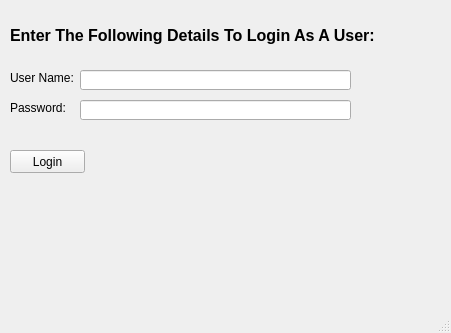
<?xml version="1.0" encoding="UTF-8"?>
<ui version="4.0">
 <class>UserScreen</class>
 <widget class="QMainWindow" name="UserScreen">
  <property name="geometry">
   <rect>
    <x>0</x>
    <y>0</y>
    <width>451</width>
    <height>333</height>
   </rect>
  </property>
  <property name="windowTitle">
   <string>User Login </string>
  </property>
  <widget class="QWidget" name="centralwidget">
   <widget class="QLabel" name="label">
    <property name="geometry">
     <rect>
      <x>10</x>
      <y>20</y>
      <width>451</width>
      <height>31</height>
     </rect>
    </property>
    <property name="font">
     <font>
      <pointsize>12</pointsize>
      <weight>75</weight>
      <bold>true</bold>
     </font>
    </property>
    <property name="text">
     <string>Enter The Following Details To Login As A User:</string>
    </property>
   </widget>
   <widget class="QLabel" name="label_2">
    <property name="geometry">
     <rect>
      <x>10</x>
      <y>70</y>
      <width>91</width>
      <height>16</height>
     </rect>
    </property>
    <property name="text">
     <string>User Name:</string>
    </property>
   </widget>
   <widget class="QLabel" name="label_3">
    <property name="geometry">
     <rect>
      <x>10</x>
      <y>100</y>
      <width>81</width>
      <height>16</height>
     </rect>
    </property>
    <property name="text">
     <string>Password:</string>
    </property>
   </widget>
   <widget class="QLineEdit" name="lineEdit">
    <property name="geometry">
     <rect>
      <x>80</x>
      <y>70</y>
      <width>271</width>
      <height>20</height>
     </rect>
    </property>
   </widget>
   <widget class="QLineEdit" name="lineEdit_2">
    <property name="geometry">
     <rect>
      <x>80</x>
      <y>100</y>
      <width>271</width>
      <height>20</height>
     </rect>
    </property>
   </widget>
   <widget class="QPushButton" name="pushButton">
    <property name="geometry">
     <rect>
      <x>10</x>
      <y>150</y>
      <width>75</width>
      <height>23</height>
     </rect>
    </property>
    <property name="text">
     <string>Login</string>
    </property>
   </widget>
  </widget>
  <widget class="QMenuBar" name="menubar">
   <property name="geometry">
    <rect>
     <x>0</x>
     <y>0</y>
     <width>451</width>
     <height>21</height>
    </rect>
   </property>
  </widget>
  <widget class="QStatusBar" name="statusbar"/>
 </widget>
 <resources/>
 <connections/>
</ui>
